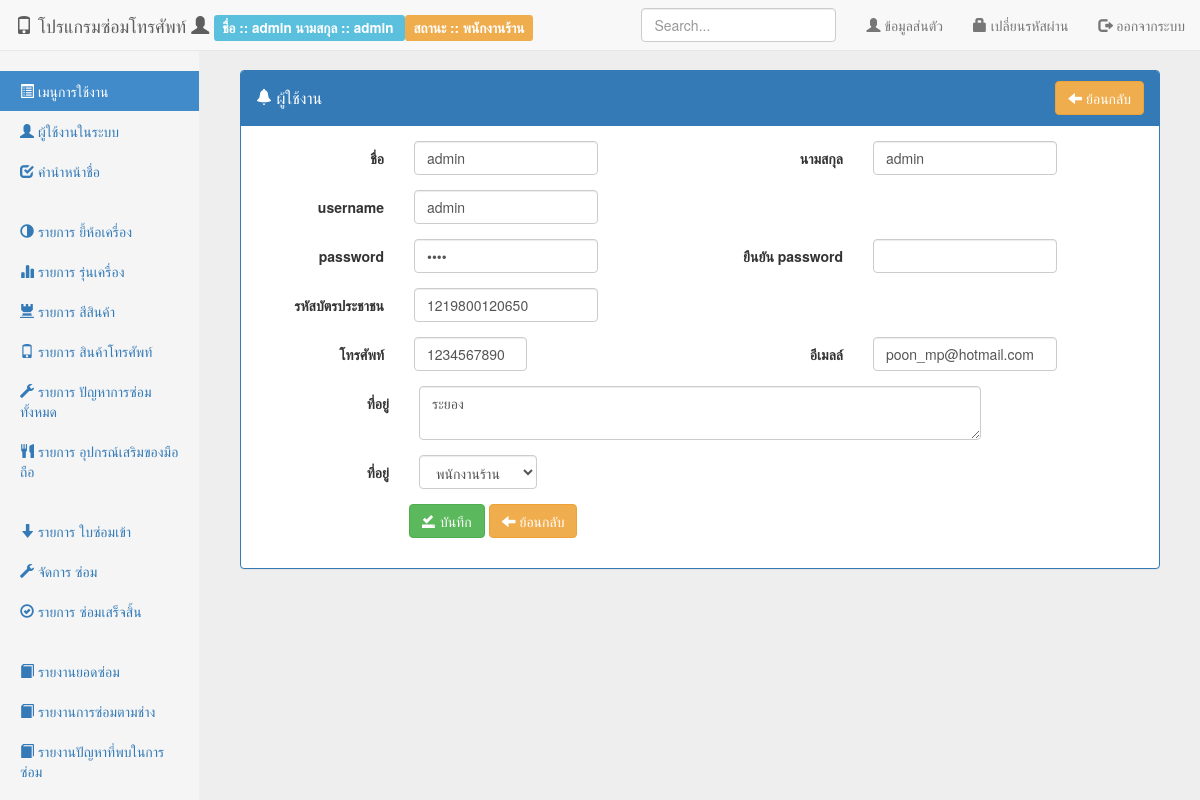
Screenshot of /src/back/index.php?page=frm-person&id=1 (signed in) with the database file from the repository.
### tables this page shows
CREATE TABLE IF NOT EXISTS `person` (
  `per_id` int(11) NOT NULL AUTO_INCREMENT,
  `per_status` int(2) NOT NULL COMMENT ' ''1'' => ''พนักงานร้าน'',         ''2'' => ''พนักงานซ่อม'',         ''3'' => ''เจ้าของร้าน'',         ''4'' => ''ลูกค้า'',',
  `per_fname` varchar(50) NOT NULL,
  `per_lname` varchar(50) NOT NULL,
  `per_username` varchar(50) NOT NULL,
  `per_password` varchar(50) NOT NULL,
  `per_idcard` varchar(15) NOT NULL,
  `per_address` text NOT NULL,
  `per_mobile` varchar(50) NOT NULL,
  `per_email` varchar(50) NOT NULL,
  `per_createdate` timestamp NOT NULL ,
  `per_createby` int(11) NOT NULL,
  `per_updatedate` timestamp NOT NULL ,
  `per_updateby` int(11) NOT NULL,
  `pre_id` int(11) DEFAULT NULL,
  PRIMARY KEY (`per_id`),
  UNIQUE KEY `per_idcard` (`per_idcard`),
  KEY `per_idcard_2` (`per_idcard`)
);

### src/config/extension.php (called while the page is built, shortened)
<?php
function listPersonStatus() {
    return array(
        '1' => 'พนักงานร้าน',
        '2' => 'พนักงานซ่อม',
        '3' => 'เจ้าของร้าน',
        '4' => 'ลูกค้า',
    );
}

### src/back/frm-person.php (the view, shortened to what this page needs)
<?php
$fname = '';
$lname = '';
$username = '';
$password = '';
$password_confirm = '';
$idcard = '';
$address = '';
$mobile = '';
$email = '';
$status = '';
if (!empty($_GET['id'])) {
    $sql = "SELECT * FROM person WHERE per_id = " . $_GET['id'];
    $query = mysql_query($sql) or die(mysql_error());
    $data = mysql_fetch_assoc($query);
    $fname = $data['per_fname'];
    $lname = $data['per_lname'];
    $username = $data['per_username'];
    $password = $data['per_password'];
    $idcard = $data['per_idcard'];
    $address = $data['per_address'];
    $mobile = $data['per_mobile'];
    $email = $data['per_email'];
    $status = $data['per_status'];
}
?>
<div class="panel panel-primary">
    <div class="panel-heading clearfix">
        <h4 class="panel-title pull-left" style="padding-top: 7.5px;">
            <i class="glyphicon glyphicon-bell"></i> ผู้ใช้งาน
        </h4>
        <div class="btn-group pull-right">
            <a href="index.php?page=list-person" class="btn btn-warning">
                <i class="glyphicon glyphicon-arrow-left"></i> ย้อนกลับ
            </a>
        </div>
    </div>
    <div class="panel-body">
        <div class="table-responsive">
            <form class="form-horizontal" name="frm-person" id="frm-person">
                <div class="form-group">
                    <div class="col-sm-6">
                        <label for="input-fname" class="col-sm-4 control-label">ชื่อ</label>
                        <div class="col-sm-6">
                            <input type="text" class="form-control validate[required]"
                                   data-errormessage-value-missing="กรุณากรอก ชื่อ"
                                   name="input-fname" id="input-fname" value="<?= $fname ?>"/>
                        </div>
                    </div>
                    <div class="col-sm-6">
                        <label for="input-lname" class="col-sm-4 control-label">นามสกุล</label>
                        <div class="col-sm-6">
                            <input type="text" class="form-control validate[required]"
                                   data-errormessage-value-missing="กรุณากรอก นามสกุล"
                                   name="input-lname" id="input-lname" value="<?= $lname ?>"/>
                        </div>
                    </div>
                </div>
                <div class="form-group">
                    <div class="col-sm-6">
                        <label for="input-username" class="col-sm-4 control-label">username</label>
                        <div class="col-sm-6">
                            <input type="text" class="form-control validate[required]"
                                   data-errormessage-value-missing="กรุณากรอก username"
                                   name="input-username" id="input-username" value="<?= $username ?>"/>
                        </div>
                    </div>
                </div>
                <div class="form-group">
                    <div class="col-sm-6">
                        <label for="input-password" class="col-sm-4 control-label">password</label>
                        <div class="col-sm-6">
                            <input type="password" class="form-control validate[required]"
                                   data-errormessage-value-missing="กรุณากรอก password"
                                   name="input-password" id="input-password" value="<?= $password ?>"/>
                        </div>
                    </div>
                    <div class="col-sm-6">
                        <label for="input-password_re" class="col-sm-4 control-label">ยืนยัน password</label>
                        <div class="col-sm-6">
                            <input type="password" class="form-control validate[required,equals[input-password]]"
                                   data-errormessage-value-missing="กรุณากรอก ยืนยัน password"
                                   data-errormessage-pattern-mismatch="กรุณากรอก password ให้ตรงกัน"
                                   name="input-password_re" id="input-password_re" value="<?= $password_confirm ?>"/>
                        </div>
                    </div>
                </div>
                <div class="form-group">
                    <div class="col-sm-6">
                        <label for="input-idcard" class="col-sm-4 control-label">รหัสบัตรประชาชน</label>
                        <div class="col-sm-6">
                            <input type="text" class="form-control validate[required,maxSize[13],minSize[13]]"
                                   data-errormessage-value-missing="กรุณากรอก รหัสบัตรประชาชน"
                                   data-errormessage-range-underflow="กรุณากรอก รหัสบัตรประชาชน 13 หลัก"
                                   data-errormessage-range-overflow="กรุณากรอก รหัสบัตรประชาชน 13 หลัก"
                                   name="input-idcard" id="input-idcard" value="<?= $idcard ?>" onchange="check_idcard(this)"/>
                        </div>
                    </div>
                </div>
                <div class="form-group">
                    <div class="col-sm-6">
                        <label for="input-mobile" class="col-sm-4 control-label">โทรศัพท์</label>
                        <div class="col-sm-4">
                            <input type="text" class="form-control validate[required,custom[phone],minSize[10]]"
                                   data-errormessage-value-missing="กรุณากรอก โทรศัพท์"
                                   data-errormessage-range-underflow="กรุณากรอก โทรศัพท์ 10 ตัวอักษรขึ้นไป"
                                   data-errormessage-custom-error="กรุณากรอก โทรศัพท์ ให้ถูกต้อง"
                                   name="input-mobile" id="input-mobile" value="<?= $mobile ?>"/>
                        </div>
                    </div>
                    <div class="col-sm-6">
                        <label for="input-email" class="col-sm-4 control-label">อีเมลล์</label>
                        <div class="col-sm-6">
                            <input type="text" class="form-control validate[required,custom[email]]"
                                   data-errormessage-value-missing="กรุณากรอก ยืนยัน อีเมลล์"
                                   data-errormessage-custom-error="กรุณากรอก ยืนยัน อีเมลล์ ให้ถูกต้อง"
                                   name="input-email" id="input-email" value="<?= $email ?>"/>
                        </div>
                    </div>
                </div>
                <div class="form-group">
                    <div class="col-sm-12">
                        <label for="input-address" class="col-sm-2 control-label">ที่อยู่</label>
                        <div class="col-sm-8">
                            <textarea class="form-control validate[required]"
                                      data-errormessage-value-missing="กรุณากรอก ที่อยู่"
                                      name="input-address" id="input-address"><?= $address ?></textarea>
                        </div>
                    </div>
                </div>
                <div class="form-group">
                    <div class="col-sm-12">
                        <label for="input-address" class="col-sm-2 control-label">ที่อยู่</label>
                        <div class="col-sm-2">
                            <?php include '../config/combo-person_status.php'; ?>
                        </div>
                    </div>
                </div>
                <div class="form-group">
                    <div class="col-sm-offset-2 col-sm-10">
                        <button type="submit" class="btn btn-success">
                            <i class="glyphicon glyphicon-saved"></i> บันทึก
                        </button>
                        <a href="index.php?page=list-person" class="btn btn-warning">
                            <i class="glyphicon glyphicon-arrow-left"></i> ย้อนกลับ
                        </a>
                    </div>
                </div>
            </form>
        </div>
    </div>
</div>

### src/config/combo-person_status.php (shortened to what this page needs)
<select class="form-control validate[required]"
        data-errormessage-value-missing="กรุณากรอก สถานะผู้ใช้งาน"
        name="combo-status" id="combo-status">
    <?php $listPerson = listPersonStatus(); ?>
    <?php foreach ($listPerson as $key => $data): ?>
        <?php if ($status == $key): ?>
            <option value="<?= $key ?>" selected><?= $data ?></option>
        <?php else: ?>
            <option value="<?= $key ?>"><?= $data ?></option>
        <?php endif; ?>
    <?php endforeach; ?>
</select>

### css/style.css (style rules this page uses)
body { padding-top: 40px; padding-bottom: 40px; background-color: #eee; }
body { padding-top: 50px; }

### rows the page displays
person: input-fname "admin", input-lname "admin", input-username "admin", input-idcard "1219800120650", input-mobile "1234567890", input-email "poon_mp@hotmail.com", input-address "ระยอง", combo-status "พนักงานร้าน"

### other values shown
$per_fname "admin"
$per_lname "admin"
getDataList($per_status, listPersonStatus()) "พนักงานร้าน"
